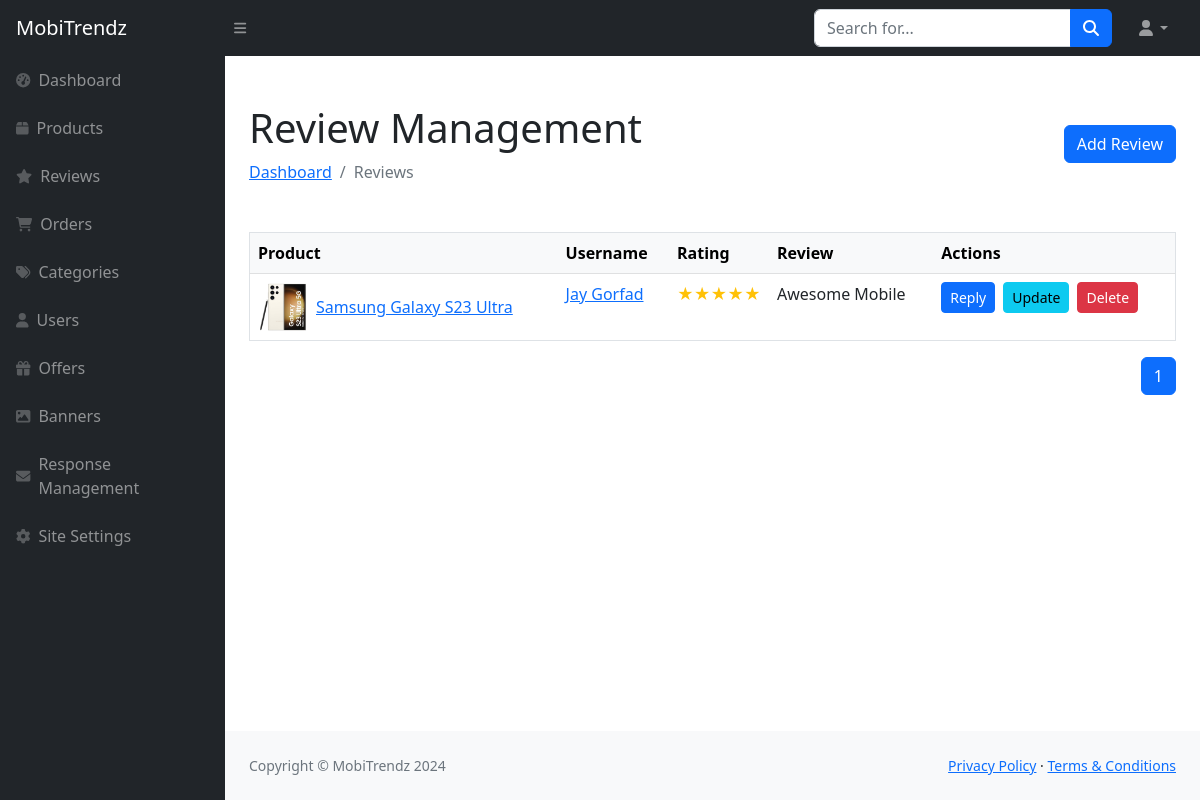
Screenshot of /Admin/reviews.php with the database file from the repository.
### tables this page shows
CREATE TABLE `review_details_tbl` (
  `Review_Id` int(11) NOT NULL,
  `Reply_To` int(11) DEFAULT NULL,
  `Product_Id` int(11) DEFAULT NULL,
  `User_Id` int(11) NOT NULL,
  `Rating` int(11) DEFAULT NULL,
  `Review` text NOT NULL,
  `Review_Date` datetime NOT NULL
);

CREATE TABLE `product_details_tbl` (
  `Product_Id` int(11) NOT NULL,
  `Category_Id` int(11) NOT NULL,
  `Product_Name` varchar(100) NOT NULL,
  `Description` text NOT NULL,
  `Product_Image` varchar(255) NOT NULL,
  `Sale_Price` decimal(10,2) NOT NULL,
  `Cost_Price` decimal(10,2) NOT NULL,
  `Discount` tinyint(4) NOT NULL,
  `stock` int(11) NOT NULL DEFAULT 0,
  `Display` varchar(200) NOT NULL,
  `Processor` varchar(200) NOT NULL,
  `RAM` varchar(100) NOT NULL,
  `Storage` varchar(100) NOT NULL,
  `Rear_Camera` varchar(100) NOT NULL,
  `Front_Camera` varchar(100) NOT NULL,
  `Battery` varchar(200) NOT NULL,
  `Operating_System` varchar(200) NOT NULL,
  `Color` varchar(100) NOT NULL,
  `is_active` tinyint(4) NOT NULL DEFAULT 1
);

CREATE TABLE `user_details_tbl` (
  `User_Id` int(11) NOT NULL,
  `User_Role_Id` int(11) DEFAULT 0,
  `Name` varchar(50) NOT NULL,
  `Password` varchar(20) NOT NULL,
  `Email` varchar(320) NOT NULL,
  `Mobile_No` varchar(20) NOT NULL,
  `Active_Status` tinyint(4) NOT NULL,
  `Profile_Picture` varchar(255) DEFAULT 'default-img.png'
);

### Admin/reviews.php (the view, shortened to what this page needs)
<?php include("sidebar.php");
$search = isset($_GET['search']) ? $_GET['search'] : '';
$search_query = '';
$query = "
    SELECT
        r.Review_Id, r.Rating, r.Review, r.Review_Date,
        p.Product_Id, p.Product_Name, p.Product_Image,
        u.User_Id, u.Name,
        r1.Review_Id as 'Reply_Id', r1.Review as 'Reply'
    FROM review_details_tbl r
    JOIN product_details_tbl p ON r.Product_Id = p.Product_Id
    JOIN user_details_tbl u ON r.User_Id = u.User_Id
    left join review_details_tbl r1 on r.Review_Id = r1.Reply_To
    $search_query
";
$result = mysqli_query($con, $query);
$total_records = mysqli_num_rows($result);
$records_per_page = 10;
$total_pages = ceil($total_records / $records_per_page);
$page = isset($_GET['page']) ? $_GET['page'] : 1;
$start_from = ($page - 1) * $records_per_page;
$query .= " LIMIT $start_from, $records_per_page";
$result = mysqli_query($con, $query);
?>
<div id="layoutSidenav_content">
    <div class="container-fluid px-4">
        <div class="d-flex justify-content-between align-items-center mt-4 mb-4">
            <div>
                <h1 class="mt-4">Review Management</h1>
                <ol class="breadcrumb mb-4">
                    <li class="breadcrumb-item"><a href="index.php">Dashboard</a></li>
                    <li class="breadcrumb-item active">Reviews</li>
                </ol>
            </div>
            <a class="btn btn-primary text-nowrap" href="add-review.php">Add Review</a>
        </div>
        <div class="card-body">
            <table class="table border text-nowrap">
                <thead class="table-light">
                    <tr>
                        <th>Product</th>
                        <th>Username</th>
                        <th>Rating</th>
                        <th>Review</th>
                        <th>Actions</th>
                    </tr>
                </thead>
                <tbody>
                    <?php
                    if (mysqli_num_rows($result))
                    {
                        while($review = mysqli_fetch_assoc($result))
                        {
                            $Name = $review['Name'];
                            ?>
                            <tr>
                                <td>
                                    <div class="d-flex align-items-center">
                                        <img src="../img/items/products/<?php echo $review['Product_Image']; ?>" alt="<?php echo $review['Product_Name']; ?>" style="width: 50px; height: 50px; object-fit: cover;" class="me-2">
                                        <a href="view-product.php?product_id=<?php echo $review['Product_Id']; ?>"><?php echo $review['Product_Name']; ?></a>
                                    </div>
                                </td>
                                <td><a href="user-profile.php?user_id=<?php echo $review['User_Id']; ?>"><?php echo $Name; ?></a></td>
                                <td style="width: 100px;">
                                    <span class="text-warning">
                                        <?php
                                        for($i = 0; $i < 5; $i++) {
                                            echo ($i < $review['Rating']) ? "&#9733;" : "&#9734;";
                                        }
                                        ?>
                                    </span>
                                </td>
                                <td style="max-width: 250px;" class="text-wrap"><?php echo $review['Review']; ?></td>
                                <td>
                                    <div class="d-flex flex-nowrap">
                                        <button class="btn btn-primary btn-sm me-2 <?php echo isset($review['Reply_Id'])?'d-none':''; ?>" data-bs-toggle="modal" data-bs-target="#replyModal<?php echo $review['Review_Id']; ?>">Reply</button>
                                        <a class="btn btn-info btn-sm" href="update-review.php?review_id=<?php echo $review['Review_Id']; ?>">Update</a>
                                        <button class="btn btn-danger btn-sm ms-2" data-bs-toggle="modal" data-bs-target="#deleteModal<?php echo $review['Review_Id']; ?>">Delete</button>
                                    </div>
                                </td>
                            </tr>
                                <?php
                            }
                    }
                    else
                    {
                        echo "<td colspan='5'>No reviews found!</td>";
                    }
                    ?>
                </tbody>
            </table>
            <div class="d-flex justify-content-end">
               <nav aria-label="Page navigation example">
                    <ul class="pagination">
                        <?php
                            for ($i = 1; $i <= $total_pages; $i++) {
                                echo "<li class='page-item " . ($i == $page ? 'active' : '') . "'><a class='page-link' href='?page=" . $i . "&search=" . $search . "'>" . $i . "</a></li>";
                            }
                        ?>
                    </ul>
                </nav>
            </div>
        </div>
    </div>
<?php include("footer.php"); ?>

### rows the page displays
review_details_tbl: Product_Id.Product_Image (picture), Product_Id.Product_Name "Samsung Galaxy S23 Ultra", User_Id.Name "Jay Gorfad", Review "Awesome Mobile"
